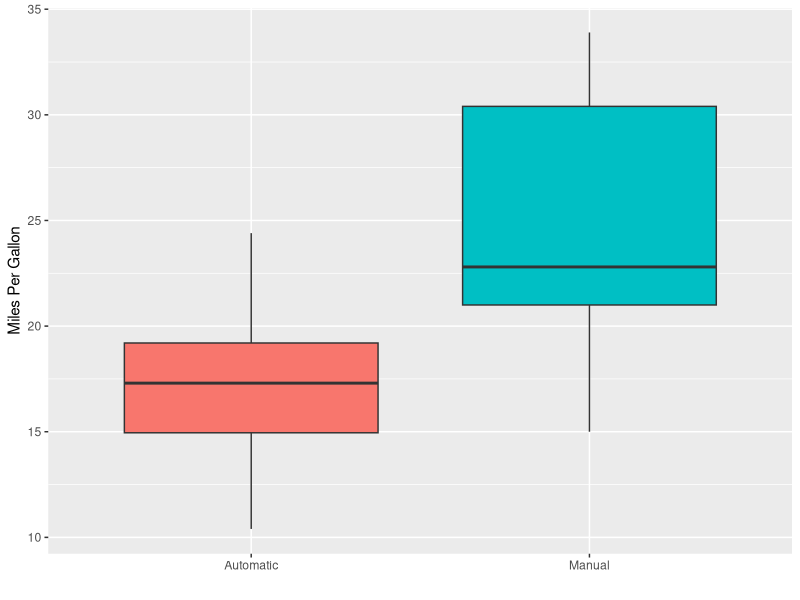
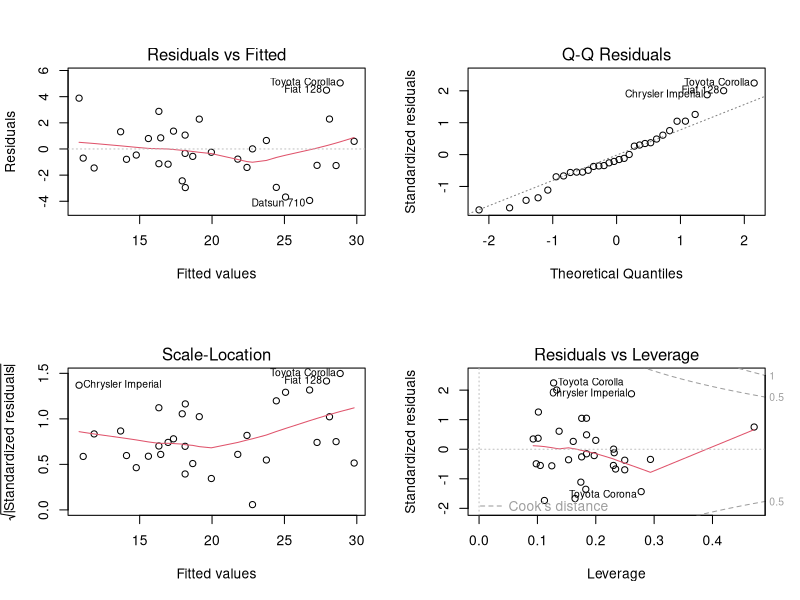

Write R code to recreate these figures, in order.
## ---- chunk 1
knitr::opts_chunk$set(echo = TRUE)
## ---- chunk 2
library(datasets)
library(ggplot2)
data(mtcars)
str(mtcars)

## ---- chunk 3
mtcars$cyl = as.factor(mtcars$cyl)
mtcars$vs = as.factor(mtcars$vs)

mtcars$am = as.factor(mtcars$am)
levels(mtcars$am) = c("Automatic", "Manual")

mtcars$gear = as.factor(mtcars$gear)
mtcars$carb = as.factor(mtcars$carb)
## ---- chunk 4
t.test(mpg~am , data=mtcars , alternative = "less")$p.value
## ---- chunk 5
single_model = lm(mpg ~ am, mtcars)
summary(single_model)
## ---- chunk 6
final_model = step(lm(mpg ~ . ,mtcars), trace= FALSE)
summary(final_model)
## ---- chunk 7
anova(single_model,final_model)
## ---- chunk 8
ggplot(data=mtcars, aes(x = am, y = mpg, fill = am)) +
  xlab("") +
  ylab("Miles Per Gallon") +
  theme(legend.position = "none") +
  geom_boxplot()
## ---- chunk 9
par(mfrow = c(2, 2))
plot(final_model)
